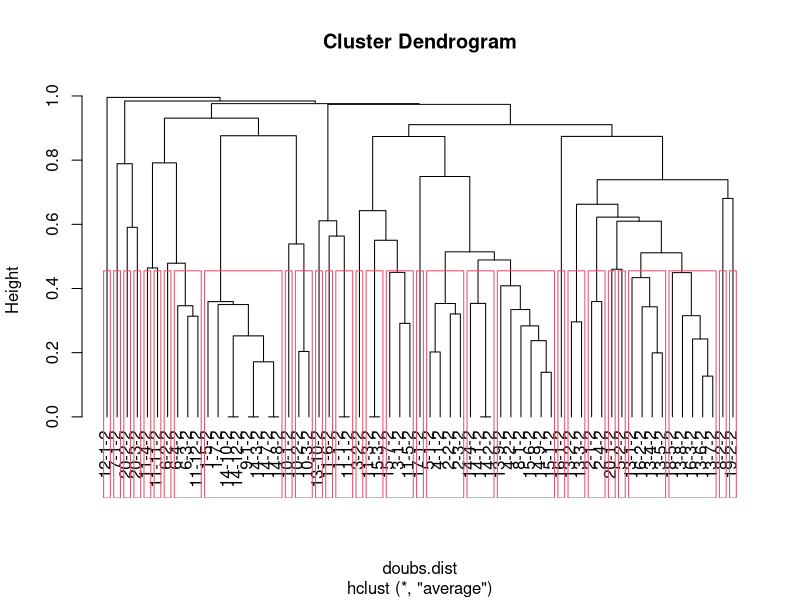
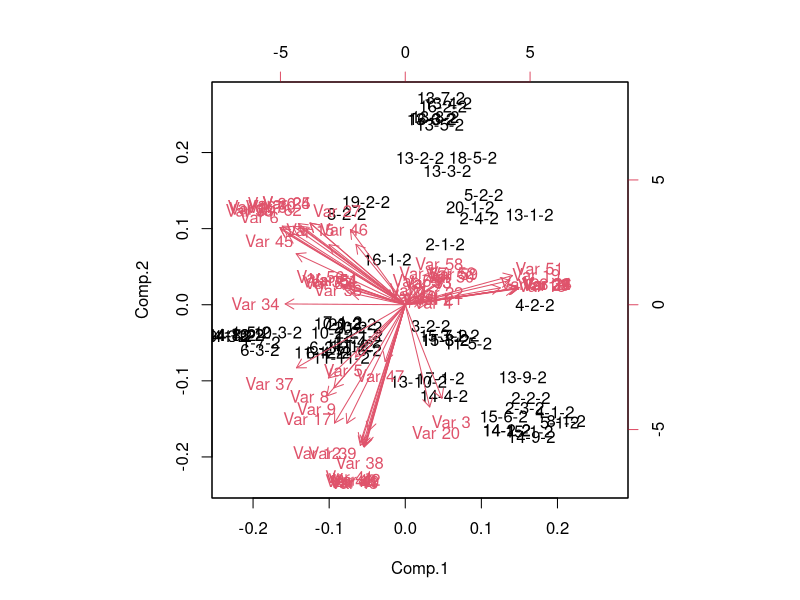
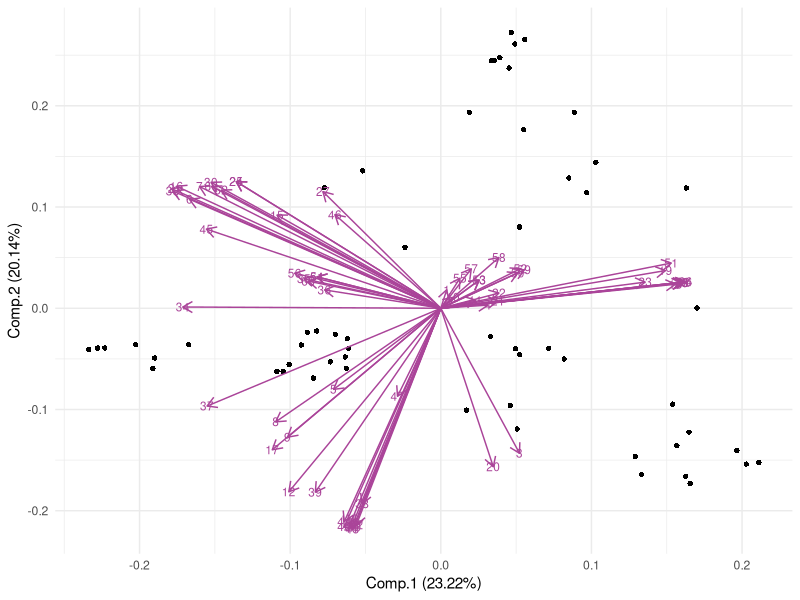
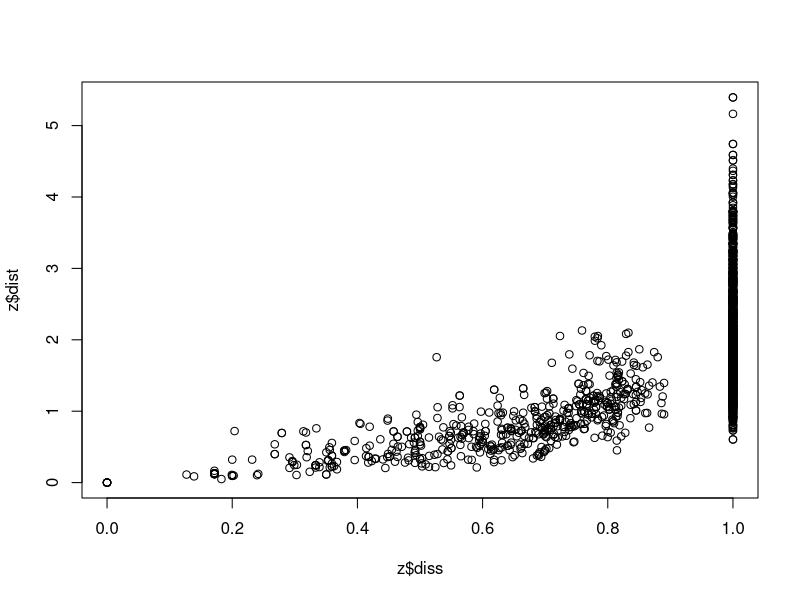
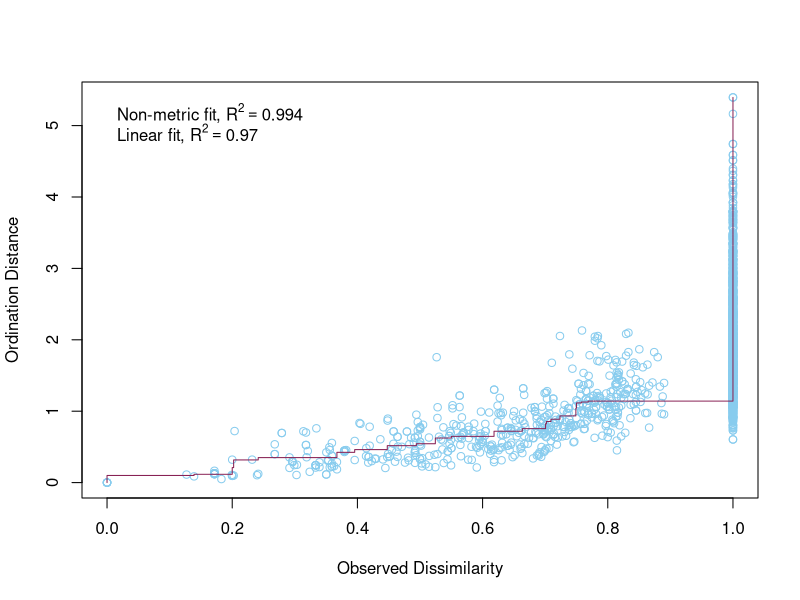
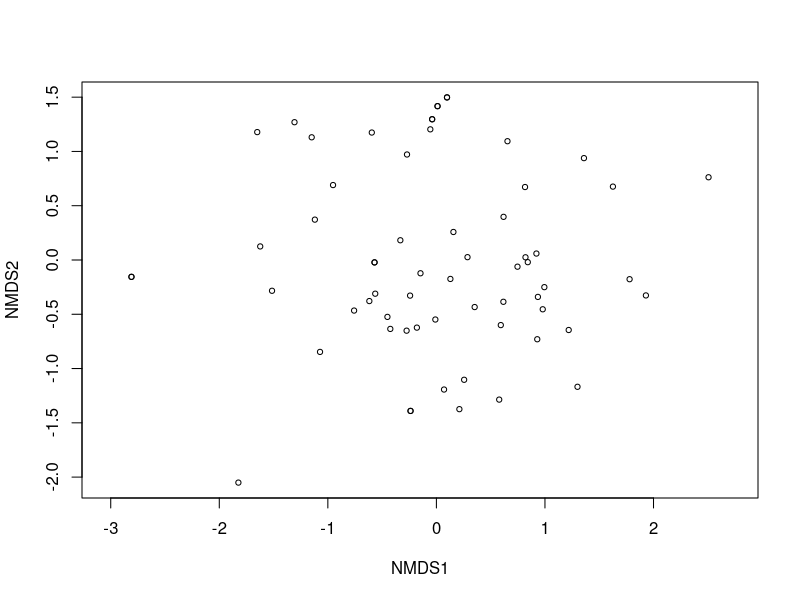
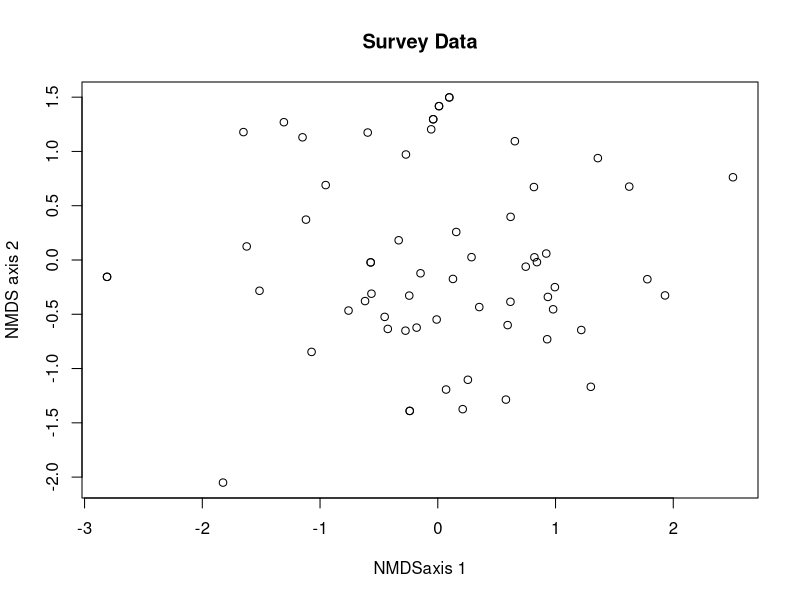
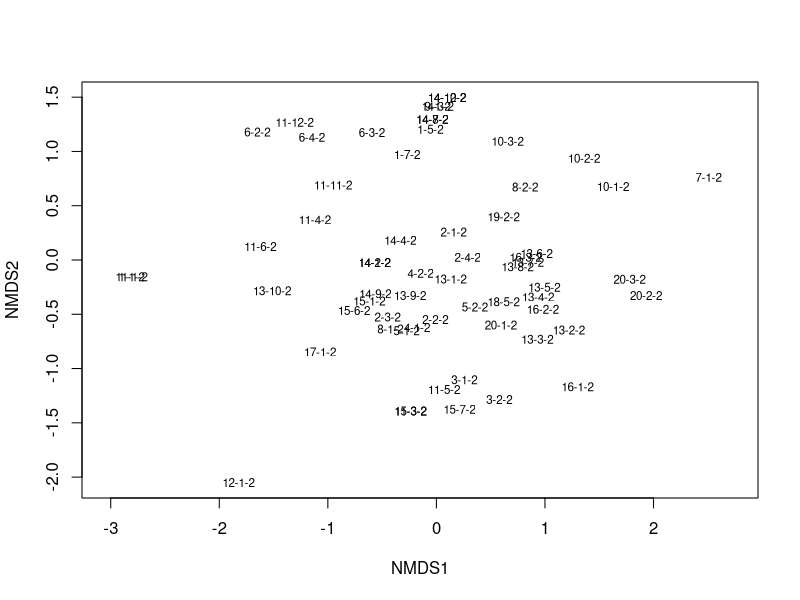

R code for these plots, in order: (Note: this script raises an error after producing the figures.)
#### NMDS Seedlings below 50 cm####

# Before anything else, verify that your environment is totally clear.
# This is important, because old objects can foul up the works
# Clean up the working environment
rm(list = ls())

# Verify working directory, should be ~/Documents/Analyses/lastname_first
getwd()

# Load tidyverse
library("tidyverse")
# Check for updates
tidyverse_update()


#### Cleaning up the data ####

library(dplyr)

library(readr)
SurveyData<- read_csv("Fieldwork/SurveyData_Clean_WN_removed.csv")

# The species that were entered as percent-cover need to be accounted for
# Given that the number of plants will vary greatly, but cover plants were all
# in Tier_1, for each percent cover plant I will give a value of 

# The plot needs to be numeric, so I need to change the Plot names to unique
# numeric variables, site needs to be given a number value as does W_N

# This code gives the combined plot names a simple, unique, numeric ID, but I 
# would like clearer ID's so I will use another method
# SurveyData_Combined$Plot <- as.numeric(as.factor(SurveyData_Combined$Plot))

# Assigning the Site a unique numeric value
SurveyData$Site <- as.numeric(as.factor(SurveyData$Site))
# Assigning W and N unique numeric values (weed is now 2, native is now 1)
SurveyData$W_N <- as.numeric(as.factor(SurveyData$W_N))

# Now combine this into unique numerical plot names
library(tidyr)
SurveyData_Combined <- SurveyData %>%
  unite(Plot, Site, Plot, sep = "-")

# Unite Plot and Weed vs Native columns so that now the plot id is all in one
# column that includes the site, plot number, and whether it is weed or native
library(tidyr)
SurveyData_Combined <- SurveyData_Combined %>%
  unite(Plot, Plot, W_N, sep = "-")

# subset to just look at the weeds
# Subset the data to only include species that are weeds using the WeedList Column
SurveyData_Combined <- SurveyData_Combined[SurveyData_Combined$WeedList == 1, ]

# I need to make this data only include seedlings. Therefore, I need to remove
# the rows that only include species > 51 cm.

#SurveyData_Combined$seedlings <- SurveyData_Combined$Tier_1 - SurveyData_Combined$Tier_3
# SurveyData_Combined$seedlings <- SurveyData_Combined$Tier_1 - SurveyData_Combined$Tier_4

# form-specific seedling calculation
library(dplyr)

SurveyData_Combined <- SurveyData_Combined %>%
  mutate(seedlings = case_when(
    GrowthHabit %in% c("Tree", "Shrub") ~ Tier_1 - Tier_3,
    GrowthHabit %in% c("Forb", "Vine", "Grass") ~ Tier_1 - Tier_2,
    TRUE ~ NA_real_  # fallback for unexpected GrowthHabit values
  ))


#### Change the data to be a matrix (n sample units x p species) ####

# autotransform is not doing anything, so I need to transform my data
# square root was given as a good transformation, so I will do that

 SurveyData_Combined$seedlings_sqrt <- sqrt(SurveyData_Combined$seedlings)

# Filter down to only native species
# Remove native species plots
# Remove rows where Group is "Native"

SurveyData_Combined_Weeds <- SurveyData_Combined %>% 
  filter(CentralSpecies != "Native")

# This code gives 0 values when species are not present in a plot
Survey_wide <- SurveyData_Combined_Weeds %>%
  pivot_wider(names_from = ScientificName, 
              values_from = seedlings_sqrt, 
              id_cols = Plot) %>%
  mutate_all(~ replace(., is.na(.), 0))

# instead of being a tibble, I wanted to convert it back to a data frame
Survey_wide = as.data.frame(Survey_wide)

# Needs to remove the first column of numbers as row names and make the Scientific 
# names of species into the row names
row.names(Survey_wide) <- Survey_wide$Plot 
# Remove the first column from the data frame 
Survey_wide <- Survey_wide[, -1]

#Quick checks for empty rows or columns...
rowSums(Survey_wide)
colSums(Survey_wide)

# Remove empty columns
Survey_wide <- Survey_wide[, colSums(Survey_wide) != 0]
Survey_wide <- Survey_wide[rowSums(Survey_wide) != 0, ]

rowSums(Survey_wide)
colSums(Survey_wide)

# Try removing outliers for seedling < 50 cm calculation
# Survey_wide<-Survey_wide[-68, ] # this gets rid of the the row that looks to be an outlier
# Survey_wide<-Survey_wide[-1, ] # this gets rid of the the row that looks to be an outlier
 
# remove outliers for seedling based on form 
 Survey_wide<-Survey_wide[-29, ] # this gets rid of the the row that looks to be an outlier
 Survey_wide<-Survey_wide[-18, ] # this gets rid of the the row that looks to be an outlier
 
#### NMDS ####

library(vegan)

#Quick checks for empty rows or columns...
# rowSums(Survey_wide)
# colSums(Survey_wide)

#Empty sites can cause problems so let's drop it
# Survey_wide<-Survey_wide[,-46] # this gets rid of the the column where there is a zero
# Survey_wide<-Survey_wide[,-49,] # this gets rid of the the column where there is a zero

doubs.dist<-vegdist(Survey_wide)
doubs.dist

# Check for Na, NaN,Inf values
any(is.na(doubs.dist))
any(is.infinite(doubs.dist))


#Classification
Survey_wide<-hclust(doubs.dist,method='average')
plot(Survey_wide,hang=-1) #The hang=-1 tidies it up so all the end nodes finish at the same level
grp<-cutree(Survey_wide,k=30) #K=4 is saying to identify the dominant 4 groups.
grp
rect.hclust(Survey_wide, k=30)


#Conduct a PCA on continuous data, commonly used for environmental 
#variable reduction. Say we want to combine variables that are similar in 
#for SEM we may use PCA

# linkage - once you have the two most similar sites together, how do you think about the similarity to the other sites. Best method is UPPGMA (an average weighed method)

# Now doing a PCA on the data
# Can do PCA on vegan or just the base programme of R, they just use different commands 
# (see powerpoint handout for more info)

doubs.pca<-princomp(doubs.dist,cor=TRUE)
summary(doubs.pca) 
biplot(doubs.pca)

# Create PCA biplot with sites as points

# Load necessary libraries
library(ggplot2)
library(ggfortify)

autoplot(
  doubs.pca,
  data = doubs.dist,
  loadings = TRUE,             # Display loadings vectors
  loadings.label = TRUE,       # Display loadings labels
  loadings.colour = '#AA4499',     # Loadings vector color
  loadings.label.size = 3,     # Loadings label size
  loadings.label.colour = "#AA4499", # Loadings label color
  shape = 16) +                   # Use points for sites
  theme_minimal()              # Apply a minimal theme



#Moving on now to MDS
#DO MDS with vegan package
z <- metaMDS(comm = doubs.dist,
             autotransform = FALSE,
             distance = "bray",
             engine = "monoMDS",
             k = 2,
             weakties = TRUE,
             model = "global",
             maxit = 300,
             try = 40,
             trymax = 50)

z
# Stress Plot = Sheppard Plot
plot(z$diss, z$dist)

stressplot(object = z,
           p.col = "#88CCEE",
           l.col = "#882255",
           lwd = 1)

#always report the stress for MDS, never report the Rsquared you get from that plot above
plot(z)

plot(z[["points"]][,2]~z[["points"]][,1],main="Survey Data", xlab="NMDSaxis 1" , ylab= "NMDS axis 2", cex = 0.5 +as.numeric(Survey_wide$nit))

# Using ggplot2 to make a plot with site names
plot(z, type = "t")

# Looking at the stress/goodness of fit
gof <- goodness(object = z)
plot(z, display = "sites", type = "none")
points(z, display = "sites", cex = 2*gof/mean(gof))


# Make the points into a data frame for ggplot
z$points %>% head()
z.points <- data.frame(z$points)

# I need to make a new data frame that is just the plots and the Central species
# for that plot
# Load the dplyr package
library(dplyr)

# Create a new data frame with unique Plot values
Plot_Species <- SurveyData_Combined_Weeds %>% distinct(Plot, .keep_all = TRUE)
Plot_Species<-Plot_Species[-74, ] # this gets rid of the the outlier
Plot_Species<-Plot_Species[-68, ] # this gets rid of the the outlier
Plot_Species<-Plot_Species[-67, ] # this gets rid of the the outlier
Plot_Species<-Plot_Species[-62, ] # this gets rid of the the outlier
Plot_Species<-Plot_Species[-53, ] # this gets rid of the the outlier
Plot_Species<-Plot_Species[-24, ] # this gets rid of the the outlier
Plot_Species<-Plot_Species[-15, ] # this gets rid of the the outlier
Plot_Species<-Plot_Species[-12, ] # this gets rid of the the outlier
Plot_Species<-Plot_Species[-1, ] # this gets rid of the the outlier
# Remove these for form-specific seedling

# for seedling by form
Plot_Species<-Plot_Species[-75, ] # this gets rid of the the outlier
Plot_Species<-Plot_Species[-70, ] # this gets rid of the the outlier
Plot_Species<-Plot_Species[-69, ] # this gets rid of the the outlier
Plot_Species<-Plot_Species[-68, ] # this gets rid of the the outlier
Plot_Species<-Plot_Species[-67, ] # this gets rid of the the outlier for the form based seedling
Plot_Species<-Plot_Species[-62, ] # this gets rid of the the outlier
Plot_Species<-Plot_Species[-57, ] # this gets rid of the the outlier for the form based seedling
Plot_Species<-Plot_Species[-53, ] # this gets rid of the the outlier
Plot_Species<-Plot_Species[-33, ] # this gets rid of the the outlier
Plot_Species<-Plot_Species[-32, ] # this gets rid of the the outlier
Plot_Species<-Plot_Species[-24, ] # this gets rid of the the outlier
Plot_Species<-Plot_Species[-20, ] # this gets rid of the the outlier
Plot_Species<-Plot_Species[-15, ] # this gets rid of the the outlier
Plot_Species<-Plot_Species[-12, ] # this gets rid of the the outlier

grp <- Plot_Species$CentralSpecies

# I don't think I need these

# data.scores <- as.data.frame(scores(z))  #Using the scores function from vegan to extract the site scores and convert to a data.frame
#data.scores$site <- rownames(z)  # create a column of site names, from the rownames of data.scores
#data.scores$grp <- grp  #  add the grp variable created earlier
# head(data.scores)  #look at the data
hcl.colors(8, palette = "Cividis")
hcl.colors(8, palette = "Tropic")

# Create a data frame of NMDS results with group information
z.points$Group <- Plot_Species$CentralSpecies # Replace with your group column

# Customize plot with ggplot2
nmds_plot <- ggplot(data = z.points, aes(x = MDS1, y = MDS2, shape = Group, color = Group)) +
  geom_point(size = 2) + # Set point size
  scale_shape_manual(values = c(16, 15, 18)) + # Customize shapes
  scale_color_manual(values = c("#070707", "#AA0065", "#F1B17F")) + # Customize colors
  theme_minimal() +
  labs(x = "NMDS1", y = "NMDS2")

# Print the plot
print(nmds_plot)

# This plot works!!!!!!!!

# Customize plot with ggplot2 add polygons/ellipses
nmds_plot <- ggplot(data = z.points, aes(x = MDS1, y = MDS2, shape = Group, color = Group)) +
  geom_point(size = 2) + # Set point size
  scale_shape_manual(values = c(16, 15, 18, 19)) + # Customize shapes
  scale_color_manual(values = c("#7D1D67", "#ED4572", "#FF9772")) + # Customize colors
  geom_polygon(data = z.points, aes(fill = Group, group = Group), alpha = 0.1) +
  theme_minimal() +
  labs(x = "NMDS1", y = "NMDS2")

# Print the plot
print(nmds_plot)

# Customize plot with ggplot2 add ellipses
nmds_plot <- ggplot(data = z.points, aes(x = MDS1, y = MDS2, shape = Group, color = Group)) +
  geom_point(size = 2) + # Set point size
  scale_shape_manual(values = c(16, 15, 18)) + # Customize shapes
  scale_color_manual(values = c("#882265", "#88CCEE", "#332288")) + # Customize colors
  stat_ellipse(aes(group = Group, fill = Group), geom = "polygon", alpha = 0.1) +
  theme_minimal() +
  labs(x = "NMDS1", y = "NMDS2")

# Print the plot
print(nmds_plot)

# Native species plots are kind of all over the place, let's look at it without 
# Native plots

# Remove native species plots
# Remove rows where Group is "Native"
# z.points.weeds <- z.points %>% 
#  filter(Group != "Native")


# Customize plot with ggplot2 add ellipses
nmds_plot <- ggplot(data = z.points, aes(x = MDS1, y = MDS2, shape = Group, color = Group)) +
  geom_point(size = 2) + # Set point size
  scale_shape_manual(values = c(16, 15, 17)) + # Customize shapes
  scale_color_manual(values = c("#882265", "#88CCEE", "#332288")) + # Customize colors
  stat_ellipse(aes(group = Group, fill = Group), geom = "polygon", alpha = 0.1) +
  theme_minimal() +
  labs(x = "NMDS1", y = "NMDS2")

# Print the plot
print(nmds_plot)

# Look with centroids
group_centroids <- data.frame(
  Location = c("Solanum mauritianum", "Ligustrum lucidum", "Paraserianthes lophantha"),
  Centroid_X = c(mean(z.points$MDS1[z.points$Group == "Solanum mauritianum"]),
                 mean(z.points$MDS1[z.points$Group == "Ligustrum lucidum"]),
                 mean(z.points$MDS1[z.points$Group == "Paraserianthes lophantha"])),
  Centroid_Y = c(mean(z.points$MDS2[z.points$Group == "Solanum mauritianum"]),
                 mean(z.points$MDS2[z.points$Group == "Ligustrum lucidum"]),
                 mean(z.points$MDS2[z.points$Group == "Paraserianthes lophantha"])))
#  Centroid_Z = c(mean(z.points$MDS3[z.points$Group == "Solanum mauritianum"]),
#                 mean(z.points$MDS3[z.points$Group == "Ligustrum lucidum"]),
#                 mean(z.points$MDS3[z.points$Group == "Paraserianthes lophantha"])),
#  Centroid_A = c(mean(z.points$MDS4[z.points$Group == "Solanum mauritianum"]),
 #                mean(z.points$MDS4[z.points$Group == "Ligustrum lucidum"]),
 #                mean(z.points$MDS4[z.points$Group == "Paraserianthes lophantha"]))
#  Centroid_B = c(mean(z.points$MDS5[z.points$Group == "Solanum mauritianum"]),
#                 mean(z.points$MDS5[z.points$Group == "Ligustrum lucidum"]),
#                 mean(z.points$MDS5[z.points$Group == "Paraserianthes lophantha"]))


# Sort z.points.weeds to match group-centroids order
# Define the custom order for the 'group' column
z.points$Group <- factor(z.points$Group, levels = c('Solanum mauritianum', 'Ligustrum lucidum', 'Paraserianthes lophantha'))

# Sort the data frame based on the custom order
z.points <- z.points[order(z.points$Group), ]


plot_data<-data.frame(
  Location = z.points$Group,
  MDS1=z.points$MDS1,
  MDS2=z.points$MDS2,
#  MDS3=z.points$MDS3,
#  MDS4=z.points$MDS4,
#  MDS5=z.points$MDS5,
  xend=c(rep( group_centroids[1,2],21),rep(group_centroids[2,2],21), rep(group_centroids[3,2],21)),
  yend=c(rep( group_centroids[1,3],21),rep(group_centroids[2,3],21), rep(group_centroids[3,3],21)))
#  zend=c(rep( group_centroids[1,4],27),rep(group_centroids[2,4],27), rep(group_centroids[3,4],27)),
#  Aend=c(rep( group_centroids[1,5],27),rep(group_centroids[2,5],27), rep(group_centroids[3,5],27)))
#  Bend=c(rep(group_centroids[1,6],27),rep( group_centroids[2,6],27), rep(group_centroids[3,6],27)))

# ggplot with centroids dimensions 1 and 2
ggplot(plot_data, aes(x = MDS1, y = MDS2, shape = Location, color = Location)) +
  geom_point(size=2) +
  scale_color_manual(values = c("#882265", "#88CCEE", "#332288")) + 
  scale_shape_manual(values = c(16, 15, 17)) + 
  stat_ellipse(aes(group = Location, fill = Location), geom = "polygon", alpha = 0.1) +
  geom_point(data = group_centroids, aes(x = Centroid_X, y = Centroid_Y, shape = Location, color = Location)) +
  geom_segment(data = plot_data, aes(x = MDS1, y = MDS2, 
                                     xend = xend, yend = yend, color = Location), alpha = 0.5)+
  
  theme_classic()

# ggplot with centroids dimensions 1 and 4
ggplot(plot_data, aes(x = MDS1, y = MDS4, shape = Location, color = Location)) +
  geom_point(size=2) +
  scale_color_manual(values = c("#882265", "#88CCEE", "#332288")) + 
  scale_shape_manual(values = c(16, 15, 17)) + 
  stat_ellipse(aes(group = Location, fill = Location), geom = "polygon", alpha = 0.1) +
  geom_point(data = group_centroids, aes(x = Centroid_X, y = Centroid_A, shape = Location, color = Location)) +
  geom_segment(data = plot_data, aes(x = MDS1, y = MDS4, 
                                     xend = xend, yend = Aend, color = Location), alpha = 0.5)+
  
  theme_classic()

# ggplot with centroids dimensions 2 and 4
ggplot(plot_data, aes(x = MDS2, y = MDS4, shape = Location, color = Location)) +
  geom_point(size=2) +
  scale_color_manual(values = c("#882265", "#88CCEE", "#332288")) + 
  scale_shape_manual(values = c(16, 15, 17)) + 
  stat_ellipse(aes(group = Location, fill = Location), geom = "polygon", alpha = 0.1) +
  geom_point(data = group_centroids, aes(x = Centroid_Y, y = Centroid_A, shape = Location, color = Location)) +
  geom_segment(data = plot_data, aes(x = MDS2, y = MDS4, 
                                     xend = yend, yend = Aend, color = Location), alpha = 0.5)+
  
  theme_classic()

# ggplot with centroids dimensions 2 and 3
ggplot(plot_data, aes(x = MDS2, y = MDS3, shape = Location, color = Location)) +
  geom_point(size=2) +
  scale_color_manual(values = c("#882265", "#88CCEE", "#332288")) + 
  scale_shape_manual(values = c(16, 15, 17)) + 
  stat_ellipse(aes(group = Location, fill = Location), geom = "polygon", alpha = 0.1) +
  geom_point(data = group_centroids, aes(x = Centroid_Y, y = Centroid_Z, shape = Location, color = Location)) +
  geom_segment(data = plot_data, aes(x = MDS2, y = MDS3, 
                                     xend = yend, yend = zend, color = Location), alpha = 0.5)+
  
  theme_classic()

# ggplot with centroids dimensions 3 and 4
ggplot(plot_data, aes(x = MDS3, y = MDS4, shape = Location, color = Location)) +
  geom_point(size=2) +
  scale_color_manual(values = c("#882265", "#88CCEE", "#332288")) + 
  scale_shape_manual(values = c(16, 15, 17)) + 
  stat_ellipse(aes(group = Location, fill = Location), geom = "polygon", alpha = 0.1) +
  geom_point(data = group_centroids, aes(x = Centroid_Z, y = Centroid_A, shape = Location, color = Location)) +
  geom_segment(data = plot_data, aes(x = MDS3, y = MDS4, 
                                     xend = zend, yend = Aend, color = Location), alpha = 0.5)+
  
  theme_classic()

#### PERMANOVA ####

# This code gives 0 values when species are not present in a plot
Survey_perm <- SurveyData_Combined_Weeds %>%
  pivot_wider(names_from = ScientificName, 
              values_from = seedlings_sqrt, 
              id_cols = Plot) %>%
  mutate_all(~ replace(., is.na(.), 0))

# instead of being a tibble, I wanted to convert it back to a data frame
Survey_perm = as.data.frame(Survey_perm)


# Needs to remove the first column of numbers as row names and make the Scientific 
# names of species into the row names
row.names(Survey_perm) <- Survey_perm$Plot 
# Remove the first column from the data frame 
Survey_perm <- Survey_perm[, -1]

#Quick checks for empty rows or columns...
rowSums(Survey_perm)
colSums(Survey_perm)

# These are the columns that need to be removed using the data with the extra 
# woolly nightshades removed
#Survey_perm<-Survey_perm[,-115] # this gets rid of the the column where there is a zero
#Survey_perm<-Survey_perm[,-40] # this gets rid of the the column where there is a zero
#Survey_perm<-Survey_perm[,-39] # this gets rid of the the column where there is a zero

#Empty sites can cause problems so let's drop it
#Survey_perm<-Survey_perm[,-14] # this gets rid of the the column where there is a zero
#Survey_perm<-Survey_perm[,-34] # this gets rid of the the column where there is a zero
#Survey_perm<-Survey_perm[,-37] # this gets rid of the the column where there is a zero

Survey_perm <- Survey_perm[, colSums(Survey_perm) != 0]
Survey_perm <- Survey_perm[rowSums(Survey_perm) != 0, ]

# Remove the outlier plot
#Survey_wide<-Survey_wide[-68, ] # this gets rid of the the row that looks to be an outlier
#Survey_wide<-Survey_wide[-1, ] # this gets rid of the the row that looks to be an outlier

# remove outliers for form based plot
Survey_perm<-Survey_perm[-29, ] # this gets rid of the the row that is an outlier
Survey_perm<-Survey_perm[-18, ] # this gets rid of the the row that is an outlier

# Make a distance matrix
perm_dist<-vegdist(Survey_perm, method='bray')


#Assumptions

dispersion<-betadisper(perm_dist, group=plot_data$Location,type = "centroid")

plot(dispersion)

anova(dispersion)


#Test

Perma_result<-adonis2( perm_dist~as.factor(plot_data$Location), data=perm_dist,
                       permutations=9999)

Perma_result


#### Simper Analysis ####

## make survey_wide again

# This code gives 0 values when species are not present in a plot
Survey_wide <- SurveyData_Combined_Weeds %>%
  pivot_wider(names_from = ScientificName, 
              values_from = seedlings_sqrt, 
              id_cols = Plot) %>%
  mutate_all(~ replace(., is.na(.), 0))

# instead of being a tibble, I wanted to convert it back to a data frame
Survey_wide = as.data.frame(Survey_wide)


# Needs to remove the first column of numbers as row names and make the Scientific 
# names of species into the row names
row.names(Survey_wide) <- Survey_wide$Plot 
# Remove the first column from the data frame 
Survey_wide <- Survey_wide[, -1]

#Quick checks for empty rows or columns...
rowSums(Survey_wide)
colSums(Survey_wide)

# Remove empty columns
Survey_wide <- Survey_wide[, colSums(Survey_wide) != 0]
Survey_wide <- Survey_wide[rowSums(Survey_wide) != 0, ]

rowSums(Survey_wide)
colSums(Survey_wide)

# Remove the outlier plot
Survey_wide<-Survey_wide[-68, ] # this gets rid of the the row that looks to be an outlier
Survey_wide<-Survey_wide[-1, ] # this gets rid of the the row that looks to be an outlier

# Remove the outlier plot for form seedling
Survey_wide<-Survey_wide[-29, ] # this gets rid of the the row that looks to be an outlier
Survey_wide<-Survey_wide[-18, ] # this gets rid of the the row that looks to be an outlier


Plot_Species <- Plot_Species %>%
  mutate(CentralSpecies = ifelse(CentralSpecies == "Solanum mauritianum", "SOLmau", CentralSpecies))
Plot_Species <- Plot_Species %>%
  mutate(CentralSpecies = ifelse(CentralSpecies == "Ligustrum lucidum", "LIGluc", CentralSpecies))
Plot_Species <- Plot_Species %>%
  mutate(CentralSpecies = ifelse(CentralSpecies == "Paraserianthes lophantha", "PARlop", CentralSpecies))

# create a little distance matrix between the groups
dist <- meandist(dist = vegdist(Survey_wide),
         grouping = Plot_Species$CentralSpecies)

# do the simper analysis
simper.weeds <- simper(Survey_wide,
       Plot_Species$CentralSpecies,
       permutations = 999,
       parallel = 1)
# look at the species that contribute to the difference between woolly nightshade and tree privet
summary(simper.weeds)$SOLmau_LIGluc %>%
  round(3) %>%
  head(10)
# look at the species that contribute to the difference between woolly nightshade and brush wattle
summary(simper.weeds)$SOLmau_PARlop %>%
  round(3) %>%
  head(15)
# look at the species that contribute to the difference between tree privet and brush wattle
summary(simper.weeds)$PARlop_LIGluc %>%
  round(3) %>%
  head(15)
